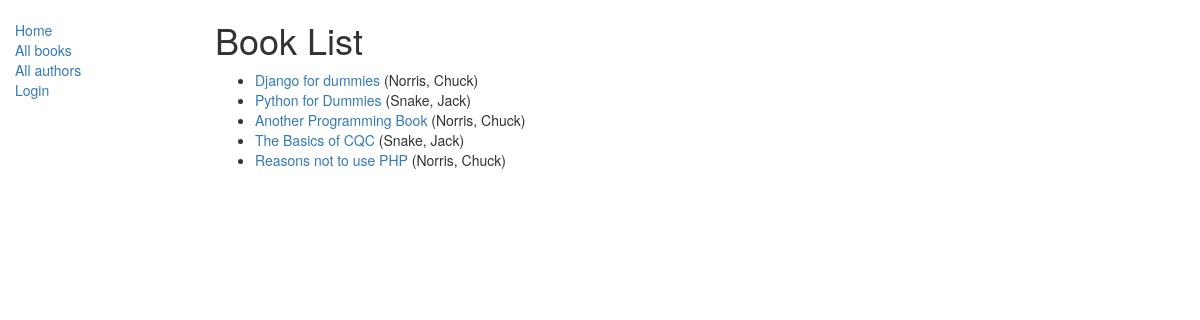
/catalog/books/, run on the app's committed database.
### catalog/models.py (models this page shows, shortened)
class Book(models.Model):
    title = models.CharField(max_length=200)
    author = models.ForeignKey('Author', on_delete=models.SET_NULL, null=True)
    summary = models.TextField(max_length=1000, help_text='Enter a brief description of the book')
    isbn = models.CharField('ISBN', max_length=13,
                            help_text='13 Character <a href="https://www.isbn-international.org/content/what-isbn'
                                      '">ISBN number</a>')
    genre = models.ManyToManyField(Genre, help_text='Select a genre for this book')
    def display_genre(self):
        """
        Creates a string for the Genre. This is required to display genre in Admin.
        """
        return ', '.join([genre.name for genre in self.genre.all()[:3]])
    display_genre.short_description = 'Genre'
    def get_absolute_url(self):
        return reverse('book-detail', args=[str(self.id)])

class Author(models.Model):
    first_name = models.CharField(max_length=100)
    last_name = models.CharField(max_length=100)
    date_of_birth = models.DateField(null=True, blank=True)
    date_of_death = models.DateField('died', null=True, blank=True)
    class Meta:
        ordering = ["last_name", "first_name"]
    def __str__(self):
        return '{0}, {1}'.format(self.last_name, self.first_name)

### catalog/views.py (the view)
# urls.py: path('books/', views.BookListView.as_view(), name='books'),
class BookListView(generic.ListView):
    model = Book
    paginate_by = 10

### catalog/templates/catalog/book_list.html
{% extends "base_generic.html" %}
{% block content %}
    <h1>Book List</h1>
    {% if book_list %}
    <ul>
      {% for book in book_list %}
      <li>
        <a href="{{ book.get_absolute_url }}">{{ book.title }}</a> ({{book.author}})
      </li>
      {% endfor %}
    </ul>
    {% else %}
      <p>There are no books in the library.</p>
    {% endif %}
{% endblock %}

### data on the page
Book: title "Django for dummies", author "Norris, Chuck"
Book: title "Python for Dummies", author "Snake, Jack"
Book: title "Another Programming Book", author "Norris, Chuck"
Book: title "The Basics of CQC", author "Snake, Jack"
Book: title "Reasons not to use PHP", author "Norris, Chuck"
